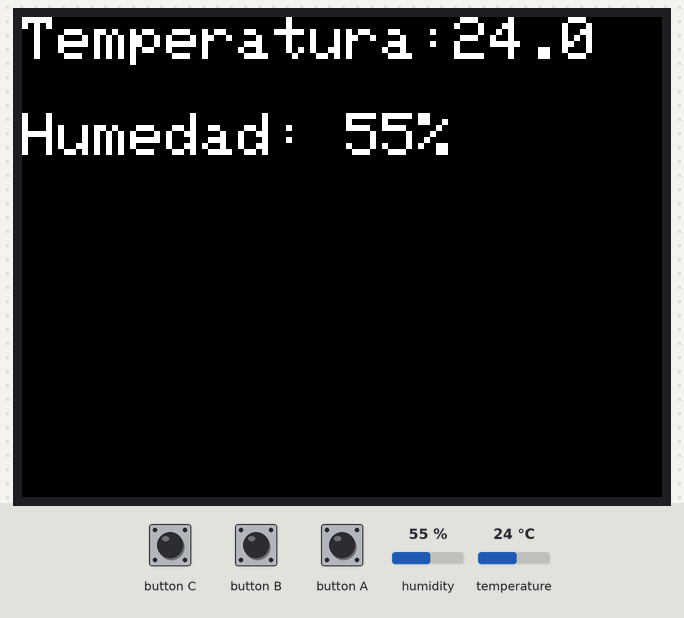
Recording of a sketch running on a simulated ESP32. Parts: 320×240 colour display. Inputs (shaded band) come from the test bench; at power-on: humidity 55 %, temperature 24 °C. WiFi joins after 1.5 s; servers stay silent unless stated; what the sketch prints to the serial monitor is not drawn.

Above: at 4.5 s.
4.6 s: humidity set to 22 %
At 7.1 s:
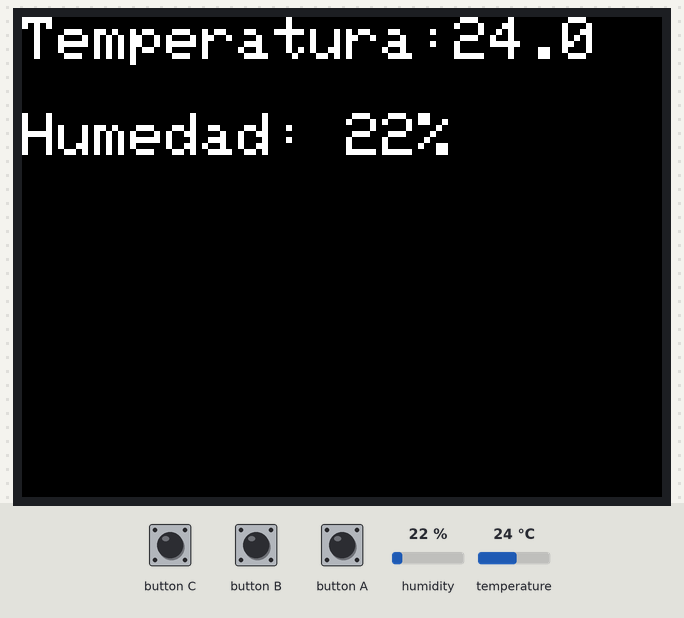
7.4 s: temperature set to 12 °C
At 8.9 s:
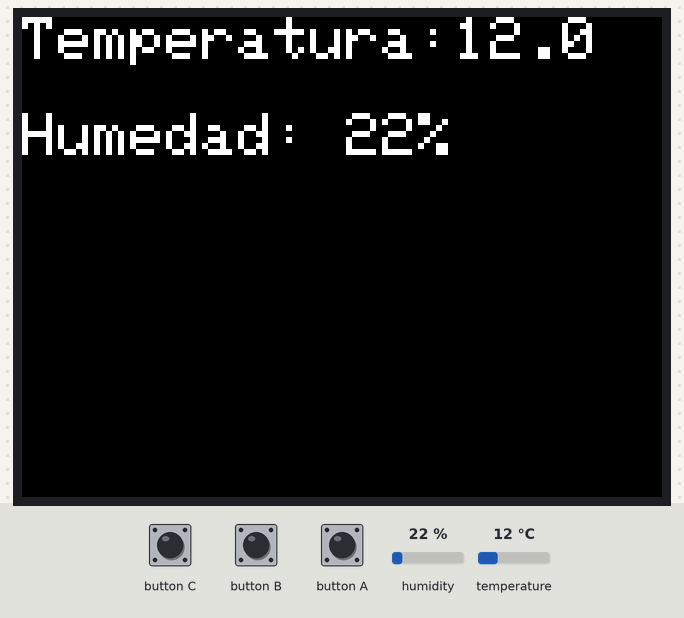
9.4 s: humidity set to 40 %
At 10.5 s:
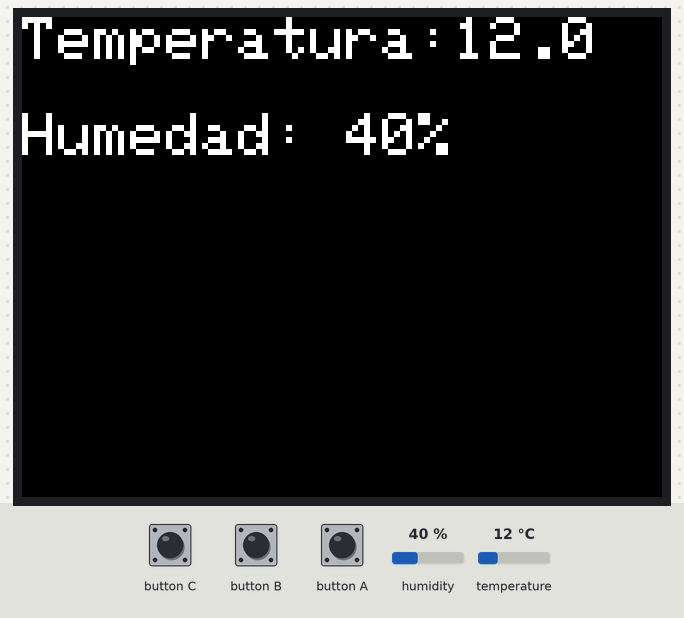
11.4 s: temperature set to 19 °C
Timing chart, 0 to 14.4 s (numbered marks = the images above; inputs shaded):
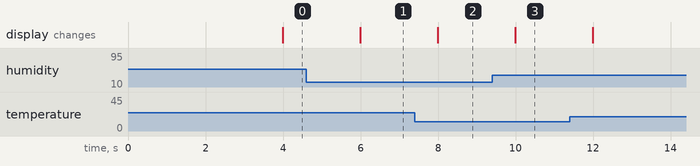

Measured:
- after the input at 4.6 s, the display: changes after 1.4 s (image 1)
- after the input at 7.4 s, the display: changes after 0.59 s (image 2)
- after the input at 9.4 s, the display: changes after 0.59 s (image 3)

The sketch:

M5StackPrj.ino
```cpp
// (licence header left out)
//TODO
//add OTA update
//add wifi config with bootstrap
// reference URL https://kokensha.xyz/iot/control-servo-from-web-with-esp32/


#include <M5Stack.h>
#include <WiFi.h>
#include <WiFiClient.h>
#include <BlynkSimpleEsp32.h>
#include "DHT12.h"
#include <Wire.h> //The DHT12 uses I2C comunication.
DHT12 dht12; //Preset scale CELSIUS and ID 0x5c.

// You should get Auth Token in the Blynk App.
// Go to the Project Settings (nut icon).
char auth[] = "INdKtYysCYsmUarZQi1ivt_4t-1sBqw3";
char ssid[] = "";
char pass[] = "";

BlynkTimer timer;
uint16_t blightness = 0;

// This function sends Arduino's up time every second to Virtual Pin (5).
// In the app, Widget's reading frequency should be set to PUSH. This means
// that you define how often to send data to Blynk App.
void myTimerEvent()
{
    // You can send any value at any time.
    // Please don't send more that 10 values per second.
    // Blynk.virtualWrite(V9, millis() / 1000)
    float tmp = dht12.readTemperature();
    float hum = dht12.readHumidity();
    Serial.printf("Temperatura: %2.2f*C  Humedad: %0.2f%%\r\n", tmp, hum);

    Blynk.virtualWrite(V0, tmp);
    Blynk.virtualWrite(V1, hum);
    M5.Lcd.setCursor(0, 0);
    M5.Lcd.setTextColor(WHITE, BLACK);
    M5.Lcd.setTextSize(3);
    M5.Lcd.printf("Temperatura:%2.1f  \r\nHumedad: %2.0f%%", tmp, hum);
}

void BacklightCTRL(void * pvParameters)
{
  while(1)
  {
    if(M5.BtnB.isPressed())
      blightness = 10000;

    if(blightness > 0)
    {
      M5.Lcd.setBrightness(127);
      blightness--;
    }
    else
    {
      M5.Lcd.setBrightness(0);
    }
    delay(1);
  }
}

void setup(void)
{
    // Debug console
    M5.begin();
    Wire.begin();

    //Blynk start
    Blynk.begin(auth, ssid, pass);

    // Setup a function to be called every second
    timer.setInterval(2000L, myTimerEvent);
    M5.Lcd.setBrightness(10);

        // Task 1
    xTaskCreatePinnedToCore(
                    BacklightCTRL,     /* Function to implement the task */
                    "task1",   /* Name of the task */
                    4096,      /* Stack size in words */
                    NULL,      /* Task input parameter */
                    1,         /* Priority of the task */
                    NULL,      /* Task handle. */
                    0);        /* Core where the task should run */
}

void loop(void)
{
    M5.update();
    Blynk.run();
    timer.run(); // Initiates BlynkTimer
}
```
